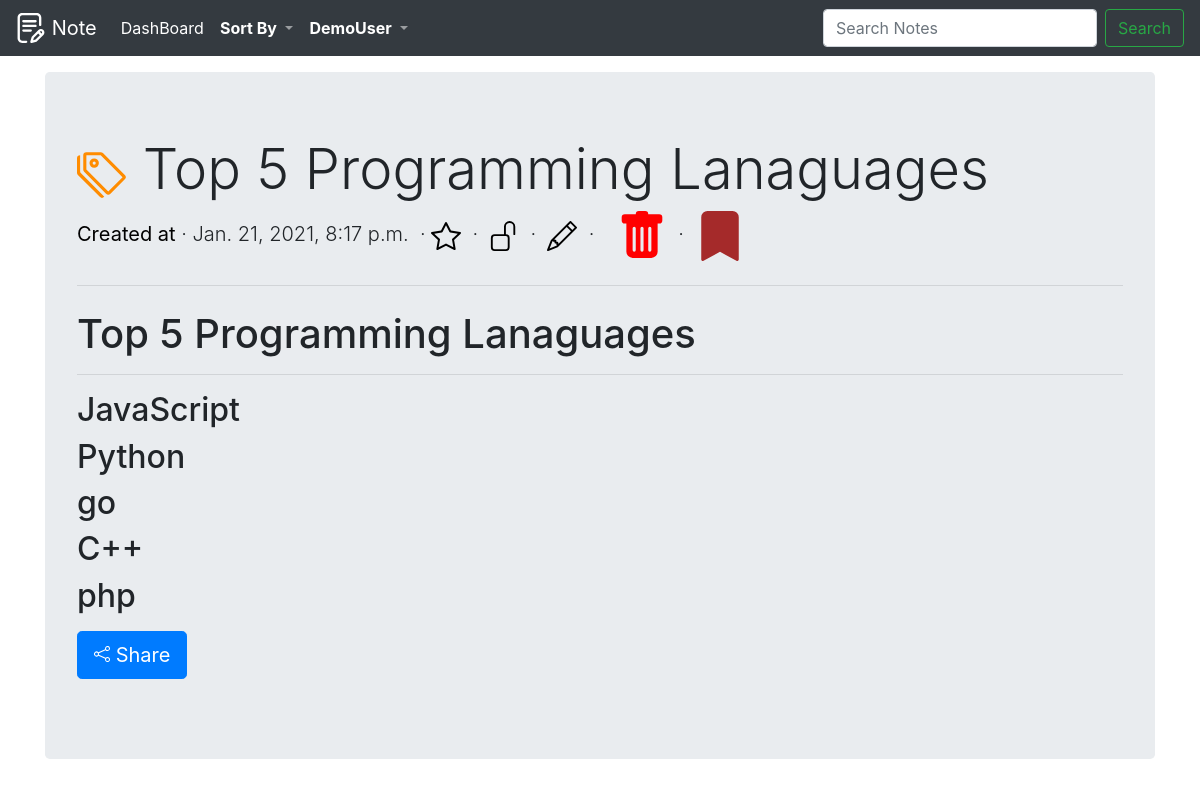
The app's page /note/detail/a296894d-70df-4bdc-a322-cabe84cb144f/ (signed in) with its own data.
### notes/models.py (models this page shows, shortened)
class Note(models.Model):
    id=models.UUIDField(primary_key=True,
                    default=uuid.uuid4,
                    editable=False,
                    db_index=True,)
    category = models.ForeignKey(Category, verbose_name="Category",on_delete=models.CASCADE,blank=True)
    heading=models.CharField(max_length=70,blank=False)
    description =models.TextField(blank=True)
    password_required = models.BooleanField(default=False)
    add_to_fav = models.BooleanField(default=False)
    colour_of_notes = models.CharField(
        max_length=9,
        choices=COLOURS_CHOICES,
        default='white',
    )
    author=models.ForeignKey(User,on_delete=models.CASCADE)
    created =models.DateTimeField(auto_now_add=True)
    updated=models.DateTimeField(auto_now=True)
    class Meta:
        get_latest_by='created'
        ordering=('updated',)

### notes/views.py (the view)
# urls.py: path('note/detail/<uuid:pk>/',NoteDetailView,name='note_detail'),
@login_required
def NoteDetailView(request,pk):
	global item_dict
	note=Note.objects.filter(author=request.user).get(id=pk)
	if note.password_required:
		if request.session.get('allow_if_password_is_confirm'):
			request.session['allow_if_password_is_confirm']=False
			item_dict={}
			return render(request,'noteshtmls/note_view.html',{'note':note})
		else:
			item_dict['set_this_detail_view']=note.pk
			return redirect('check_password')
	else:
		return render(request,'noteshtmls/note_view.html',{'note':note})

### notes/templatetags/blog_tags.py (called while the page is built)
@register.filter(name='markdown')
def markdown_format(text):
	return mark_safe(markdown.markdown(text))

### notes/templates/noteshtmls/note_view.html (shortened to what this page needs)
{% extends "base.html" %}
{% load crispy_forms_tags %}
{% load blog_tags %}
{% load static %}
{% block content %}
<div class="jumbotron">
  <h5 class="display-4">
    {% if  note.category.title == "Un taged" %}
      <a href="{% url 'dashboard' %}" title="See All Un-Taged Notes">
        <img src="{% static 'images/untag.svg' %}" alt="From Un Taged" width="50" height="50" title="From Un Taged Notes" >
      </a>
    {% elif  note.category.title  == 'Trash' %}
    <a href="{% url 'show_objects_category' "Trash" %}" title="See All Trash Notes">
      <img src="{% static 'images/trash_fill.svg' %}" alt="Form your Trash" width="50" height="50" >
    </a>
    {% elif  note.category.title  == 'Archive' %}
      <a href="{% url 'show_objects_category' "Archive" %}" title="See All Archive Notes">
        <img src="{% static 'images/archive_fill.svg' %}" alt="Form your Archive" width="50" height="50" title="Form your Archive">
      </a>
    {% endif %}
  {{ note.heading }}</h5>
  <p class="lead"><span style="color: black;font-weight: bolder;">Created at</span> &middot;
      {{ note.created }} &nbsp;&middot;
        {% if  note.add_to_fav %}
          <img src="{% static 'images/star_fill.svg' %}" alt="Started Note" width="30"  title="{{ note.heading }} STARRTED ">
        {% else %}
          <img src="{% static 'images/star.svg' %}" alt="Unstarted Note " width="30" title="{{ note.heading }} Not STARRTED ">
        {% endif %}
        &nbsp;&middot;&nbsp;
        {% if  note.password_required %}
          <img src="{% static 'images/Lockfill.svg' %}" alt="Lock Note " width="30" title="{{ note.heading }} Lock ">
        {% else %}
          <img src="{% static 'images/Unlock.svg' %}" alt="UnLock Note" width="30" title="{{ note.heading }} Not Lock ">
        {% endif %}
        &nbsp;&middot;&nbsp;
        <a href="{% url 'note_update' note.id %}" title="Edit Note">
            <img src="{% static 'images/edit_note.svg' %}" alt="Edit Note" title="Edit Note" height="30" width="30" >
        </a>&nbsp;&middot;&nbsp;&nbsp;&nbsp;
      {% if  note.category.title == "Un taged" %}
        <a href="{% url 'move_to_trash' note.pk %}" title="">
          <img src="{% static 'images/trash_fill.svg' %}" alt="Add To Trash" width="50" height="50" title="Add To Trash" >
          </a>
        &nbsp;&middot;&nbsp;
        <a href="{% url 'move_to_archive' note.pk %}" title="">
        <img src="{% static 'images/archive_fill.svg' %}" alt="Add To Archive" width="50" height="50" title="Add To Archive">
        </a>
    {% endif %}
   </p>
  <hr class="my-4">
  <p>{{ note.description|markdown }}</p>
  <p class="lead">
    <a href="{% url 'share_note_by_email' note.id %}" title="">
  	<button type="button" class="btn btn-primary btn-lg">
    Share
    </button></a>
  </p>
</div>
{% endblock %}

### templates/navi.html (shortened to what this page needs)
{% load static %}
{% block nav %}
  <nav class="navbar navbar-icon-top navbar-expand-lg navbar-dark bg-dark" style="position: fixed;width: 100%">
    <a class="navbar-brand" href="{% url 'intropage' %}">
    	<img src="{% static 'images/logo.svg' %}" alt="Notes Logo" width="30" height="30" class="d-inline-block align-top">
      Note
    </a>
{% if request.user.is_authenticated %}
    <div class="collapse navbar-collapse" id="navbarsExampleDefault">
      <ul class="navbar-nav mr-auto">
        <li class="nav-item active">
          <a class="nav-link" href="{% url 'dashboard' %}">
            DashBoard
            </a>
        </li>
       <li class="nav-item dropdown">
          <a class="nav-link dropdown-toggle" href="#" id="navbarDropdown" role="button" data-toggle="dropdown" aria-haspopup="true" aria-expanded="false">
            <b style="color: white">Sort By</b>
          </a>
      </div>
        <li class="nav-item dropdown">
          <a class="nav-link dropdown-toggle" href="#" id="navbarDropdown" role="button" data-toggle="dropdown" aria-haspopup="true" aria-expanded="false">
            <b style="color: white">{{ user.username }} </b>
          </a>
        </li>
      <form class="form-inline my-2 my-lg-0" action="{% url 'search_results' %}" method="get">
        <input class="form-control mr-sm-2" name="q" type="text" placeholder="Search Notes" aria-label="Search">
        <button class="btn btn-outline-success my-2 my-sm-0" type="submit">Search</button>
      </form>
{% endif %}
  </nav>
{% endblock nav %}

### notes_app/static/css/base.css (style rules this page uses)
a { text-decoration: none !important; }
nav { z-index: 1 !important; }

### records on screen
Note: heading "Top 5 Programming Lanaguages", created "Jan. 21, 2021, 8:17 p.m.", description "Top 5 Programming Lanaguages JavaScript Python go C++ php"

### other values on screen
{{ user.username }} "DemoUser"
